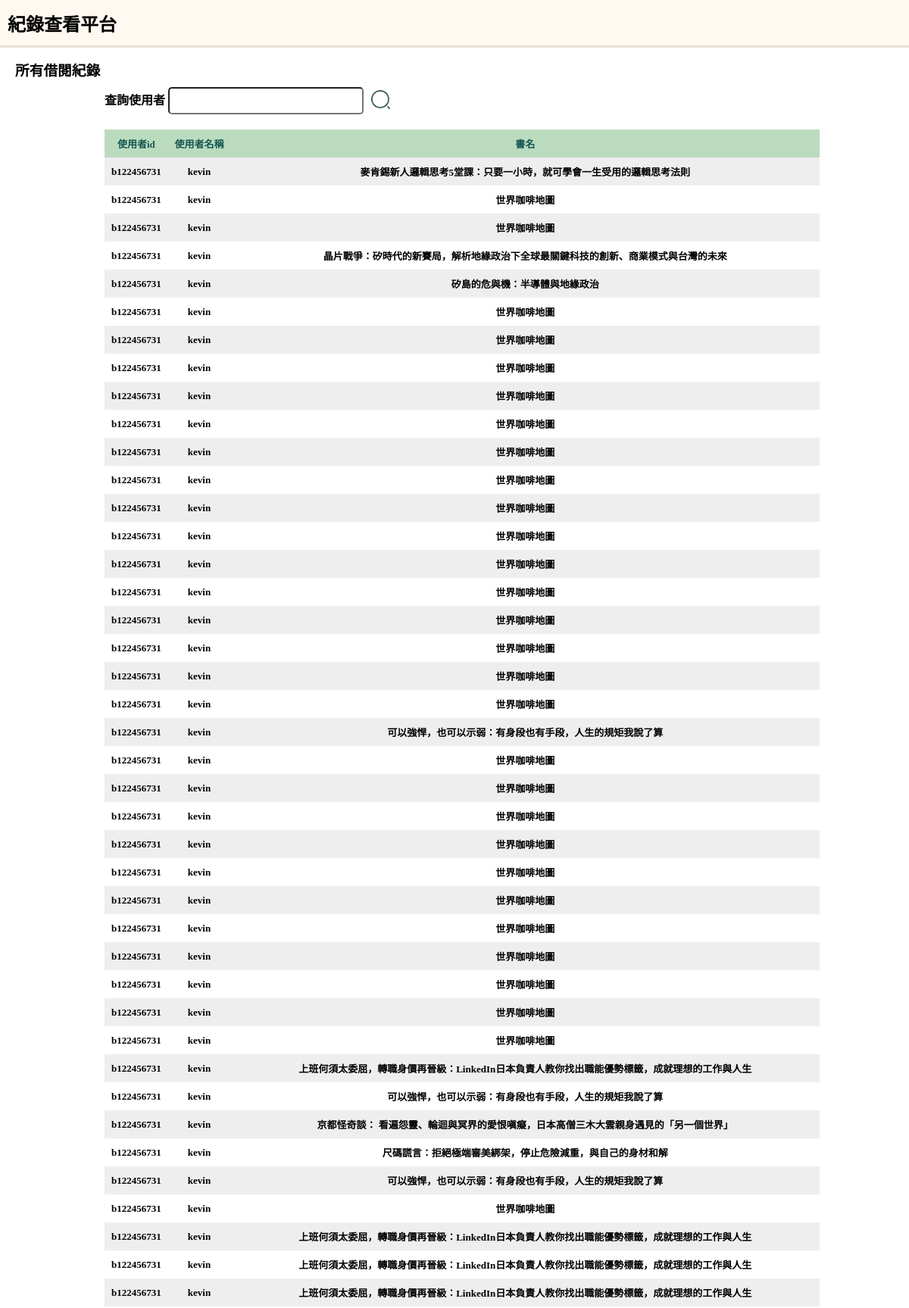
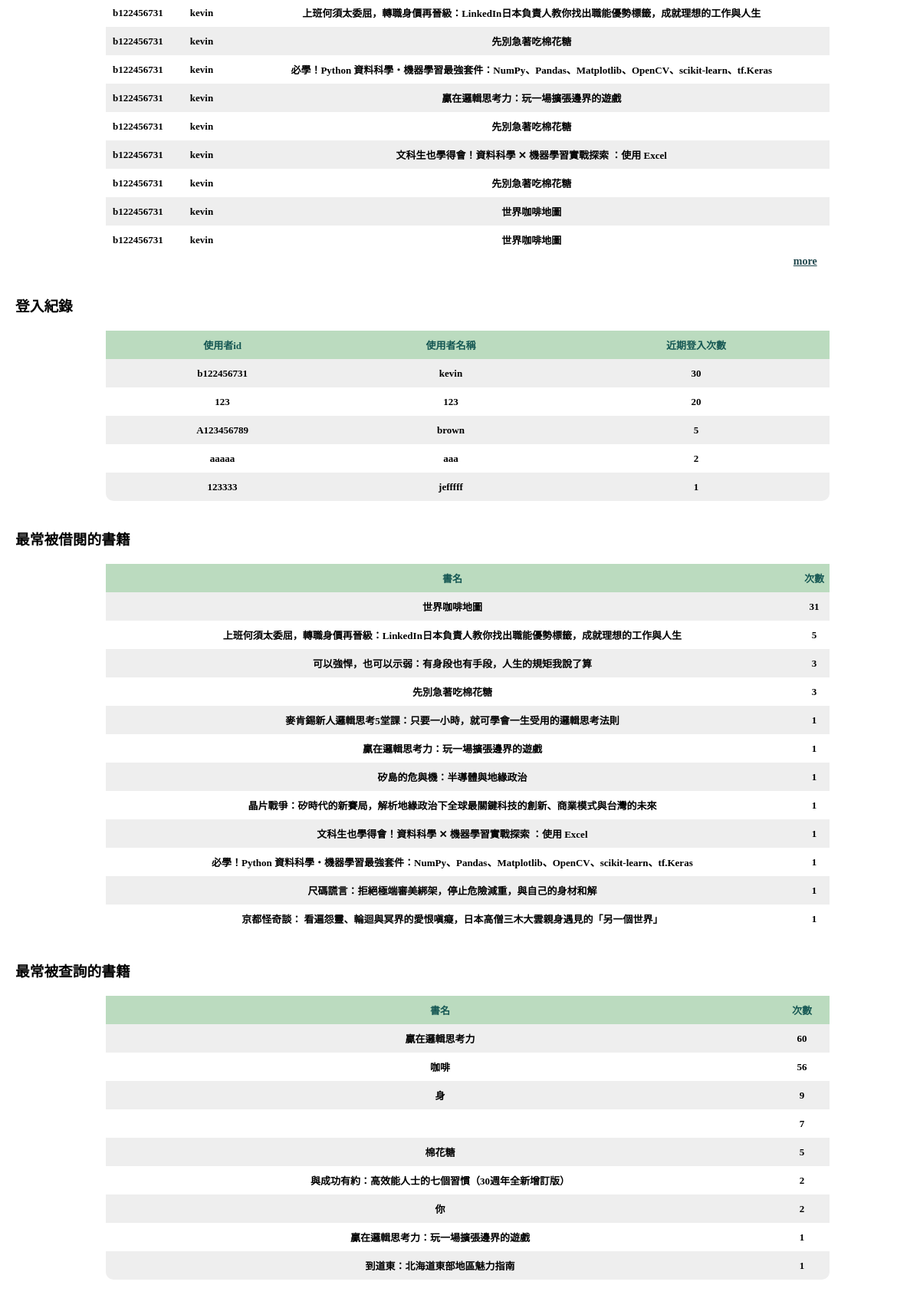
Page /supervise on the committed database (2 pictures, top to bottom).
### tables this page shows
CREATE TABLE "logintopic" (
	"No"	INTEGER,
	"user_ssn"	TEXT,
	"user_name"	TEXT,
	"behavior"	TEXT,
	PRIMARY KEY("No" AUTOINCREMENT)
);

### app.py (the view)
@app.route('/supervise')
def all():
    def super_user_record():
        con = sql.connect("borrowtopic.db")
        con.row_factory = sql.Row
        cur = con.cursor()
        cur.execute("SELECT user_ssn,user_name,book_name FROM borrowtopic")
        data = cur.fetchall()
        con.close()
        for row in data:
            print(row["user_ssn"])
            print(row["user_name"])
            print(row["book_name"])
        return data
    def super_frquent_user():
        con = sql.connect("logintopic.db")
        con.row_factory = sql.Row
        cur = con.cursor()
        cur.execute(
            "SELECT user_ssn, user_name, COUNT(user_ssn) AS num FROM logintopic GROUP BY user_ssn ORDER BY COUNT(user_ssn) DESC")
        data = cur.fetchall()
        con.close()
        for row in data:
            print(row["user_ssn"])
            print(row["user_name"])
        return data
    def super_book_borrowed():
        con = sql.connect("borrowtopic.db")
        con.row_factory = sql.Row
        cur = con.cursor()
        cur.execute(
            "SELECT book_name, COUNT(book_name) as num FROM borrowtopic GROUP BY book_name ORDER BY COUNT(book_name) DESC")
        data = cur.fetchall()
        con.close()
        for row in data:
            print(row["book_name"])
        return data
    def super_book_searched():
        con = sql.connect("searchtopic.db")
        con.row_factory = sql.Row
        cur = con.cursor()
        cur.execute(
            "SELECT book_name, COUNT(book_name) as num FROM searchtopic GROUP BY book_name ORDER BY COUNT(book_name) DESC")
        data = cur.fetchall()
        con.close()
        for row in data:
            print(row["book_name"])
        return data
    return render_template("supervise.html", freq=super_frquent_user(), borrow=super_user_record(), bookborrow=super_book_borrowed(), search=super_book_searched())

### templates/supervise.html (shortened to what this page needs)
<!DOCTYPE html>
<html lang="en">
<head>
</head>
<body>
    <h2 class="title1">紀錄查看平台</h2>
    <hr width="100%" ></hr>
    <div class="block1">
        <h3 class="title2">所有借閱紀錄</h3>
        <form class="table1" action="/user_record_search">
            <font style="font-weight: bolder;">查詢使用者</font>
            <input class="inputArea" type="text" name="user_search" />
            <button class='searchBtn'><img style="margin-bottom: -6px;" width="25px" height="25px"
                    src="./static/images/search.png" /></button>
        </form>
        <div class="main">
            <table class="allRec">
                <thead>
                    <td>使用者id</td>
                    <td>使用者名稱</td>
                    <td>書名</td>
                </thead>
                <tbody>
                    {% for row in borrow %}
                    <tr>
                        <td>{{row["user_ssn"]}}</td>
                        <td>{{row["user_name"]}}</td>
                        <td>{{row["book_name"]}}</td>
                    </tr>
                    {% endfor %}
                </tbody>
            </table>
            <a href="" class="more">more</a>
        </div>
        <h3 class="title2">登入紀錄</h3>
        <div class="main">
            <table>
                <thead>
                    <td>使用者id</td>
                    <td>使用者名稱</td>
                    <td>近期登入次數</td>
                </thead>
                <tbody>
                    {% for row in freq %}
                    <tr>
                        <td>{{row["user_ssn"]}}</td>
                        <td>{{row["user_name"]}}</td>
                        <td>{{row["num"]}}</td>
                    </tr>
                    {% endfor %}
                </tbody>
            </table>
        </div>
        <h3 class="title2">最常被借閱的書籍</h3>
        <div class="main">
            <table>
                <thead>
                    <td>書名</td>
                    <td>次數</td>
                </thead>
                <tbody>
                    {% for row in bookborrow %}
                    <tr>
                        <td>{{row["book_name"]}}</td>
                        <td>{{row["num"]}}</td>
                    </tr>
                    {% endfor %}
                </tbody>
            </table>
        </div>
        <h3 class="title2">最常被查詢的書籍</h3>
        <div class="main">
            <table>
                <thead>
                    <td>書名</td>
                    <td>次數</td>
                </thead>
                <tbody>
                    {% for row in search %}
                    <tr>
                        <td>{{row["book_name"]}}</td>
                        <td>{{row["num"]}}</td>
                    </tr>
                    {% endfor %}
                </tbody>
            </table>
        </div>
    </div>
</body>
</html>

### templates/supervise.html (style rules this page uses)
* { margin: 0%; }
.title1 { height:60px; width: 100%; display: flex; align-items: center; padding-left: 10px; background-color: #FFF9F1; color: black; font-weight: bold; }
.title2 { padding-top: 15px; }
.block1 { padding-left: 20px; }
.table1 { width: 80%; margin: 20px auto; margin-top: 10px; }
.inputArea { border-radius: 5px; width: 250px; height: 30px; }
.searchBtn { background-color: white; border: none; }
.main { width: 80%; margin: 20px auto; }
table { border-spacing: 0; width: 100%; border-collapse: collapse; }
tr { text-align: center; }
td { height: 35px; font-size: 13px; font-weight: bolder; }
table tbody tr:nth-child(odd) { background-color: #eee }
table thead { background-color: #BBDBBF; color: rgb(21, 87, 83); font-size: 14px; font-weight: bolder; }
table tbody tr:last-child td:first-child { border-radius: 0 0 0 10px; }
table tbody tr:last-child td:last-child { border-radius: 0 0 10px 0; }
hr { border:none; border-top: 3px solid #e7e1da; }
.more { font-size: 14px; padding-left: 95%; font-weight: bolder; color: rgb(31, 70, 76); }

### rows in the picture
logintopic: user_ssn "A123456789", user_name "brown", num "5"
logintopic: user_ssn "123333", user_name "jefffff", num "1"

### other values in the picture
{{ row["user_ssn"] }} "b122456731" "b122456731" "b122456731" "b122456731" "b122456731" "b122456731" "b122456731" "b122456731" "b122456731" "b122456731" "b122456731" "b122456731" "b122456731" "b122456731" "b122456731" "b122456731" "b122456731" "b122456731" "b122456731" "b122456731" "b122456731" "b122456731" "b122456731" "b122456731" "b122456731" "b122456731" "b122456731" "b122456731" "b122456731" "b122456731" "b122456731" "b122456731" "b122456731" "b122456731" "b122456731" "b122456731" "b122456731" "b122456731" "b122456731" "b122456731" "b122456731" "b122456731" "b122456731" "b122456731" "b122456731" "b122456731" "b122456731" "b122456731" "b122456731" "b122456731"
{{ row["user_name"] }} "kevin" "kevin" "kevin" "kevin" "kevin" "kevin" "kevin" "kevin" "kevin" "kevin" "kevin" "kevin" "kevin" "kevin" "kevin" "kevin" "kevin" "kevin" "kevin" "kevin" "kevin" "kevin" "kevin" "kevin" "kevin" "kevin" "kevin" "kevin" "kevin" "kevin" "kevin" "kevin" "kevin" "kevin" "kevin" "kevin" "kevin" "kevin" "kevin" "kevin" "kevin" "kevin" "kevin" "kevin" "kevin" "kevin" "kevin" "kevin" "kevin" "kevin"
{{ row["book_name"] }} "麥肯錫新人邏輯思考5堂課：只要一小時，就可學會一生受用的邏輯思考法則" "世界咖啡地圖" "世界咖啡地圖" "晶片戰爭：矽時代的新賽局，解析地緣政治下全球最關鍵科技的創新、商業模式與台灣的未來" "矽島的危與機：半導體與地緣政治" "世界咖啡地圖" "世界咖啡地圖" "世界咖啡地圖" "世界咖啡地圖" "世界咖啡地圖" "世界咖啡地圖" "世界咖啡地圖" "世界咖啡地圖" "世界咖啡地圖" "世界咖啡地圖" "世界咖啡地圖" "世界咖啡地圖" "世界咖啡地圖" "世界咖啡地圖" "世界咖啡地圖" "可以強悍，也可以示弱：有身段也有手段，人生的規矩我說了算" "世界咖啡地圖" "世界咖啡地圖" "世界咖啡地圖" "世界咖啡地圖" "世界咖啡地圖" "世界咖啡地圖" "世界咖啡地圖" "世界咖啡地圖" "世界咖啡地圖" "世界咖啡地圖" "世界咖啡地圖" "上班何須太委屈，轉職身價再晉級：LinkedIn日本負責人教你找出職能優勢標籤，成就理想的工作與人生" "可以強悍，也可以示弱：有身段也有手段，人生的規矩我說了算" "京都怪奇談： 看遍怨靈、輪迴與冥界的愛恨嗔癡，日本高僧三木大雲親身遇見的「另一個世界」" "尺碼謊言：拒絕極端審美綁架，停止危險減重，與自己的身材和解" "可以強悍，也可以示弱：有身段也有手段，人生的規矩我說了算" "世界咖啡地圖" "上班何須太委屈，轉職身價再晉級：LinkedIn日本負責人教你找出職能優勢標籤，成就理想的工作與人生" "上班何須太委屈，轉職身價再晉級：LinkedIn日本負責人教你找出職能優勢標籤，成就理想的工作與人生" "上班何須太委屈，轉職身價再晉級：LinkedIn日本負責人教你找出職能優勢標籤，成就理想的工作與人生" "上班何須太委屈，轉職身價再晉級：LinkedIn日本負責人教你找出職能優勢標籤，成就理想的工作與人生" "先別急著吃棉花糖" "必學！Python 資料科學‧機器學習最強套件：NumPy、Pandas、Matplotlib、OpenCV、scikit-learn、tf.Keras" "贏在邏輯思考力：玩一場擴張邊界的遊戲" "先別急著吃棉花糖" "文科生也學得會！資料科學 ✕ 機器學習實戰探索 ：使用 Excel" "先別急著吃棉花糖" "世界咖啡地圖" "世界咖啡地圖"
{{ row["user_ssn"] }} "b122456731" "123" "aaaaa"
{{ row["user_name"] }} "kevin" "123" "aaa"
{{ row["num"] }} "30" "20" "2"
{{ row["book_name"] }} "世界咖啡地圖" "上班何須太委屈，轉職身價再晉級：LinkedIn日本負責人教你找出職能優勢標籤，成就理想的工作與人生" "可以強悍，也可以示弱：有身段也有手段，人生的規矩我說了算" "先別急著吃棉花糖" "麥肯錫新人邏輯思考5堂課：只要一小時，就可學會一生受用的邏輯思考法則" "贏在邏輯思考力：玩一場擴張邊界的遊戲" "矽島的危與機：半導體與地緣政治" "晶片戰爭：矽時代的新賽局，解析地緣政治下全球最關鍵科技的創新、商業模式與台灣的未來" "文科生也學得會！資料科學 ✕ 機器學習實戰探索 ：使用 Excel" "必學！Python 資料科學‧機器學習最強套件：NumPy、Pandas、Matplotlib、OpenCV、scikit-learn、tf.Keras" "尺碼謊言：拒絕極端審美綁架，停止危險減重，與自己的身材和解" "京都怪奇談： 看遍怨靈、輪迴與冥界的愛恨嗔癡，日本高僧三木大雲親身遇見的「另一個世界」"
{{ row["num"] }} "31" "5" "3" "3" "1" "1" "1" "1" "1" "1" "1" "1"
{{ row["book_name"] }} "贏在邏輯思考力" "咖啡" "身" "棉花糖" "與成功有約：高效能人士的七個習慣（30週年全新增訂版）" "你" "贏在邏輯思考力：玩一場擴張邊界的遊戲" "到道東：北海道東部地區魅力指南"
{{ row["num"] }} "60" "56" "9" "7" "5" "2" "2" "1" "1"
